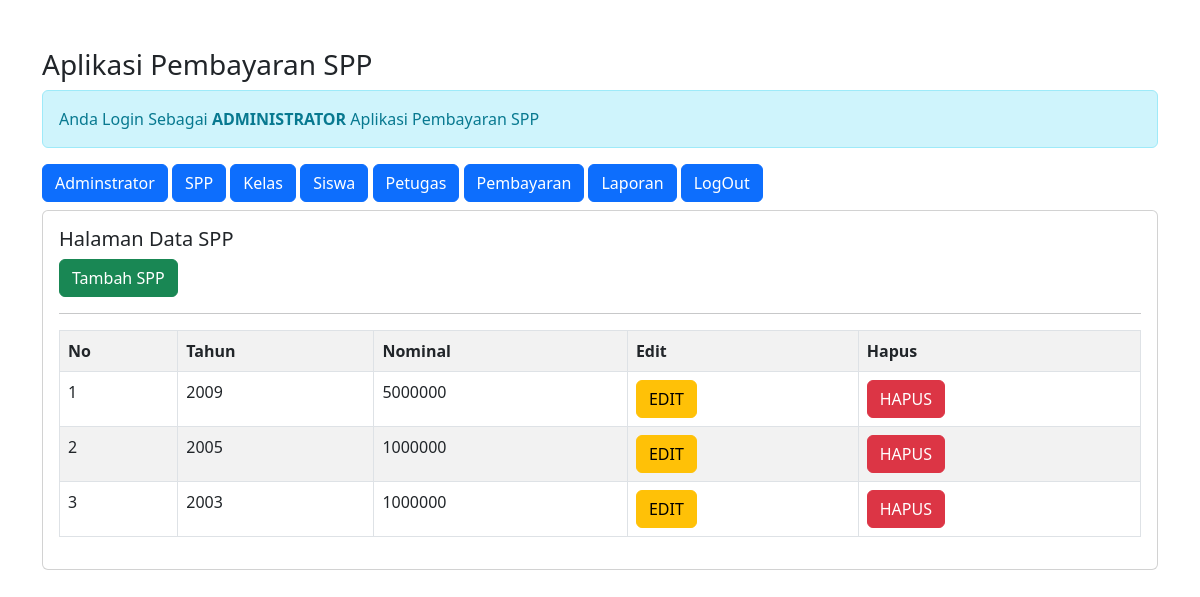
Screenshot of /admin/admin.php?url=spp (signed in) with the database file from the repository.
### tables this page shows
CREATE TABLE `spp` (
  `id_spp` int(11) NOT NULL,
  `tahun` int(11) NOT NULL,
  `nominal` int(11) NOT NULL
);

### admin/spp.php (the view)
<h5>Halaman Data SPP</h5>
<a href="?url=tambah-spp" class="btn btn-success">Tambah SPP</a>
<hr>
<table class="table table-striped table-bordered">
    <tr class="fw-bold">
        <td>No</td>
        <td>Tahun</td>
        <td>Nominal</td>
        <td>Edit</td>
        <td>Hapus</td>
    </tr>
    <?php
    include'../koneksi.php';
    $no = 1;
    $sql = "SELECT*FROM spp ORDER BY id_spp DESC";
    $query = mysqli_query($koneksi, $sql);
    foreach($query as $data){?>
    <tr>
        <td><?= $no++; ?></td>
        <td><?= $data['tahun'] ?></td>
        <td><?= $data['nominal'] ?></td>
        <td>
            <a onclick="return confirm('Apakah anda yakin Mengubah Data')"
                href="?url=edit-spp&id_spp=<?= $data['id_spp'] ?>" class='btn btn-warning'>EDIT</a>
        </td>
        <td>
            <a onclick="return confirm('Apakah anda yakin Menghapus Data')"
                href="?url=hapus-spp&id_spp=<?= $data['id_spp'] ?>" class='btn btn-danger'>HAPUS</a>
        </td>
    </tr>
    <?php } ?>
</table>

### rows the page displays
spp: tahun "2009", nominal "5000000"
spp: tahun "2005", nominal "1000000"
spp: tahun "2003", nominal "1000000"
